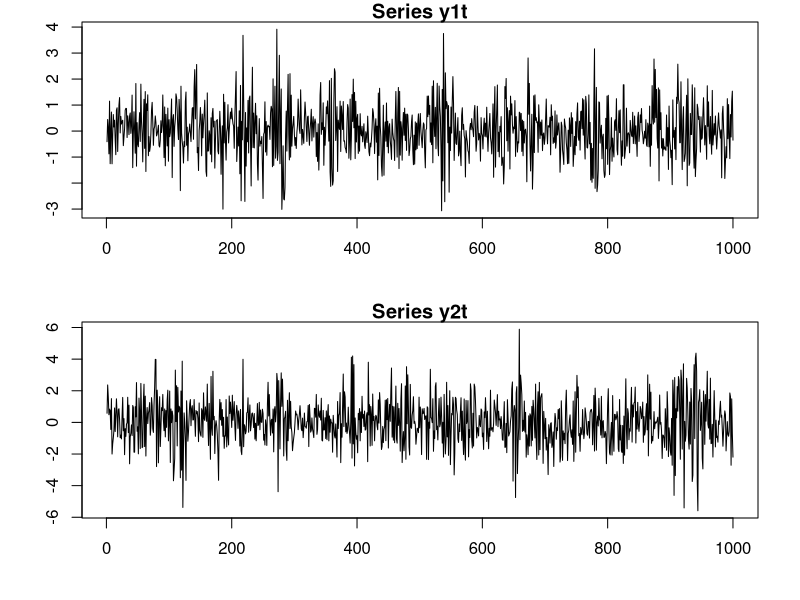
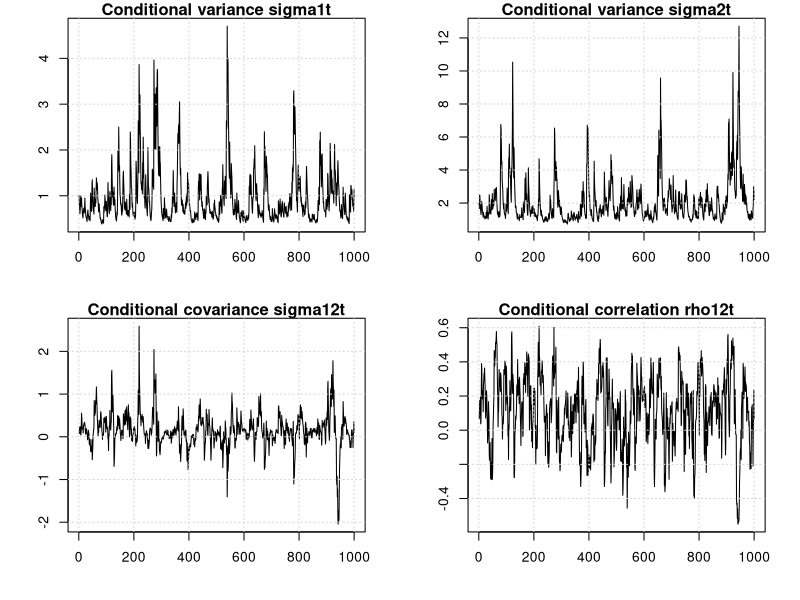

Recreate these plots in R, in order.
## The following code can be used to simulate from a bivariate DVECH model with p=q=1

########################
############ 00. Clean workspace
########################

rm(list=ls())    

########################
############ 0. Load packages and/or functions
########################

library(MASS) 

########################
############ 1. Set sample size and parameter values
########################

n <- 1000

w11 <- 0.1
w22 <- 0.2
w12 <- 0.02

b11 <- 0.7
b22 <- 0.7
b12 <- 0.7

a11 <- 0.2
a22 <- 0.2
a12 <- 0.15

########################
############ 2. Set initial conditions for the conditional variance matrix
########################

# define a nx2 matrix "x" that will contain the generated series and a nx3
# matrix "VECHt" that will contain the conditional covariance matrix in
# VECH form. n is the time series length.

x <- matrix(0,nrow = n, ncol = 2)
VECHt <- matrix(0,nrow=n,ncol=3)

# Set the unconditional covariance matrix as initialization

VECHt[1,1] <- w11/(1-b11-a11)
VECHt[1,3] <- w22/(1-b22-a22)
VECHt[1,2] <- w12/(1-b12-a12)

# Generate first observation from multivariate normal

SIGMAt <- cbind(c(VECHt[1,1],VECHt[1,2]),c(VECHt[1,2],VECHt[1,3]))
x[1,] <- mvrnorm(1,rep(0,2),SIGMAt)

########################
############ 3. Genrate from a DVECH model 
########################

#the following loop generates recursively from the DVECH model

for(t in 2:n){
  VECHt[t,1] <- w11 + b11*VECHt[t-1,1] + a11*x[t-1,1]^2 # updating equation variance series 1
  VECHt[t,3] <- w22 + b22*VECHt[t-1,3] + a22*x[t-1,2]^2 # updating equation variance series 2
  VECHt[t,2] <- w12 + b12*VECHt[t-1,2] + a12*x[t-1,1]*x[t-1,2] # updating equation covariance between series 1 and series 2

  SIGMAt <- cbind(c(VECHt[t,1],VECHt[t,2]),c(VECHt[t,2],VECHt[t,3]))
  x[t,] <- mvrnorm(1,rep(0,2),SIGMAt) # generate from the observation equation
}

########################
############ 4. Plot series 
########################

par(mfrow=c(2,1),mar=c(4.1,4.1,1.1,2.1))
plot(x[,1],type="l",main = "Series y1t",ylab="",xlab="")
plot(x[,2],type="l",main = "Series y2t",ylab="",xlab="")

########################
############ 5. Plot conditional covariance
########################

par(mfrow=c(2,2),mar=c(4.1,4.1,1.1,2.1))
plot(VECHt[,1],type="l",main = "Conditional variance sigma1t",ylab="",xlab="")
grid(nx = NULL, ny = NULL, col = "lightgray", lty = "dotted")
plot(VECHt[,3],type="l",main = "Conditional variance sigma2t",ylab="",xlab="")
grid(nx = NULL, ny = NULL, col = "lightgray", lty = "dotted")
plot(VECHt[,2],type="l",main = "Conditional covariance sigma12t",ylab="",xlab="")
grid(nx = NULL, ny = NULL, col = "lightgray", lty = "dotted")
plot(VECHt[,2]/(sqrt(VECHt[,1])*sqrt(VECHt[,3])),type="l",main = "Conditional correlation rho12t",ylab="",xlab="")
grid(nx = NULL, ny = NULL, col = "lightgray", lty = "dotted")
